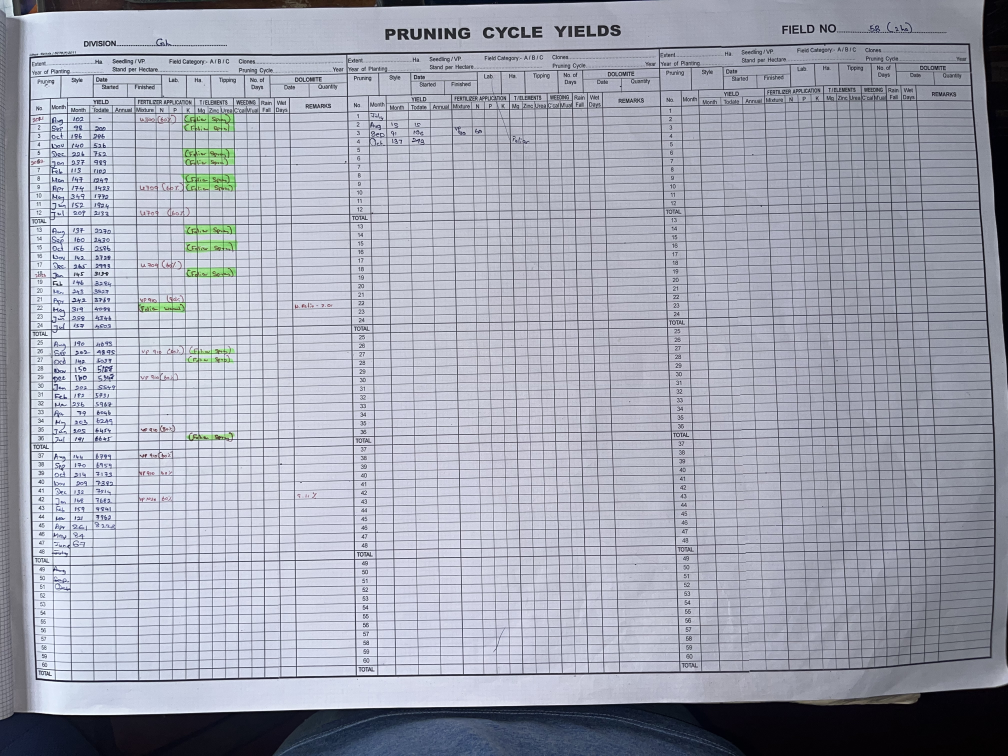
#> input picture Harsha/Images/IMG_1295.jpeg, 4032 x 3024 px (shown at 1/4 size)
$ python -i logbook_ocr_pipeline.py   (imports and definitions only)
#> lines starting #> are read from the running program, lines starting #| are printed output that depends on the picture; after the words box and inside, x2 and y2 are one past the last pixel; in counts of white or black regions, pixels touching at a corner belong together
#> further down, picture is the input picture: shape (3024, 4032, 3); mean B, G, R 178, 164.6, 161.3
import os
os.environ["PADDLE_PDX_DISABLE_MODEL_SOURCE_CHECK"] = "True"

import time, re, warnings, copy
# [1 line not run here, left out]

import cv2
import numpy as np
from pathlib import Path
from scipy.signal import find_peaks
from collections import Counter
from openpyxl import load_workbook, Workbook
from openpyxl.styles import Alignment, Border, Side, Font, PatternFill
from openpyxl.utils import get_column_letter
from paddleocr import PaddleOCR

INPUT_FOLDER  = Path("data/images")
OUTPUT_FOLDER = Path("data/output")
TEMPLATE_PATH = Path("data/template/template.xlsx")
# [1 line not run here, left out]

SHOW_DEBUG = False

OCR_MIN_CONF      = 0.20
CELL_TARGET_HPX   = 120
CELL_MAX_SCALE    = 8.0
CELL_BORDER_STRIP = 3
CELL_PAD_PX       = 8
NARROW_COLS       = {9, 10, 11, 12, 13}
NARROW_TARGET_HPX = 160
NARROW_MAX_SCALE  = 12.0

BLEED_CONF_THRESHOLD = 0.32
BLEED_PATTERNS = [r"[a-zA-Z0-9],", r"[.\-,!?]{1,3}", r"[.]{1,2}", r"[,]{2,}"]

NUMERIC_COLS      = {0, 2, 3, 4, 6, 7, 8, 9, 10, 11, 12, 13, 14, 15, 16}
TEXT_COLS         = {1, 5}
MIN_COLS_EXPECTED = 17
EXPECTED_ROWS_AFTER_SKIP = 65
TEMPLATE_HEADER_ROWS     = 6
TEMPLATE_TOTAL_LABEL     = "TOTAL"
DASH_ONLY = re.compile(r"^[.\-,]+$")

thin  = Side(style="thin",   color="000000")
thick = Side(style="medium", color="000000")
BORDER_THIN   = Border(left=thin, right=thin, top=thin, bottom=thin)
FILL_DATA     = PatternFill("solid", fgColor="FFFDE7")
FILL_TOTAL    = PatternFill("solid", fgColor="BBDEFB")
FILL_LOW_CONF = PatternFill("solid", fgColor="FFF2CC")

def _px_to_col_width(px): return max(1.0, (px - 5) / 7.0)
def _px_to_row_ht(px):    return max(5.0, px * 0.75)

# [11 lines left out: function levenshtein, not called in this run]

OCR_CONFUSION = {
    ('b','s'):0.1,('s','b'):0.1,('0','o'):0.1,('o','0'):0.1,
    ('1','l'):0.2,('l','1'):0.2,('1','i'):0.2,('i','1'):0.2,
    ('u','n'):0.2,('n','u'):0.2,('c','e'):0.2,('e','c'):0.2,
    ('a','u'):0.3,('u','a'):0.3,('v','y'):0.2,('y','v'):0.2,
    ('m','n'):0.2,('n','m'):0.2,('d','a'):0.3,('a','d'):0.3,
    ('f','t'):0.3,('t','f'):0.3,('p','r'):0.2,('r','p'):0.2,
    ('g','q'):0.1,('q','g'):0.1,('6','b'):0.1,('b','6'):0.1,
    ('4','a'):0.3,('a','4'):0.3,
}

# [59 lines left out: functions weighted_edit_distance, jaro_winkler, qgram_similarity, permterm_similarity, not called in this run]

FUZZY_WEIGHTS = {'levenshtein':0.25,'weighted_edit':0.35,'jaro_winkler':0.20,'qgram':0.12,'permterm':0.08}

# [13 lines left out: functions fuzzy_score, fuzzy_best_match, not called in this run]

MONTH_VOCAB = ['Jan','Feb','Mar','Apr','May','Jun','Jul','Aug','Sep','Oct','Nov','Dec','PR','PRN']
MONTH_VOCAB_EXTENDED = MONTH_VOCAB + ['January','February','March','April','May','June',
                                       'July','August','September','October','November','December']
MONTH_CANONICAL = {
    'January':'Jan','February':'Feb','March':'Mar','April':'Apr',
    'May':'May','June':'Jun','July':'Jul','August':'Aug',
    'September':'Sep','October':'Oct','November':'Nov','December':'Dec',
    'Jan':'Jan','Feb':'Feb','Mar':'Mar','Apr':'Apr',
    'Jun':'Jun','Jul':'Jul','Aug':'Aug','Sep':'Sep',
    'Oct':'Oct','Nov':'Nov','Dec':'Dec','PR':'PR','PRN':'PRN',
}

FERT_VOCAB = ['U-709','U-330','U-428','T-750','B/A','B/N','DAP','MOP',
              'PH-B','PH-4.99A','PH-5.24A','UT-1125']
FERT_NUM_PAT    = re.compile(r"([Uu][_\-]?|[Tt][_\-]?)(\d{2,4})")
FERT_KNOWN_NUMS = {'709':'U-709','330':'U-330','428':'U-428','750':'T-750','1125':'UT-1125'}

# [34 lines left out: functions fuzzy_match_month, fuzzy_match_fert, not called in this run]

REC_MODEL_DIR = r"C:\rec"

OCR_ENGINE = None

# [82 lines left out: functions make_ocr_engine, parse_paddle_output, run_ocr, four_point_warp, rectify_document, split_left_right, not called in this run]

def cluster_pos(pos, eps=8):
    pos=np.sort(np.unique(pos.astype(int)))
    if len(pos)==0: return pos
    groups=[[pos[0]]]
    for p in pos[1:]:
        if p-groups[-1][-1]<=eps: groups[-1].append(p)
        else: groups.append([p])
    return np.array([int(np.mean(g)) for g in groups])

def detect_grid(bgr):
    h,w=bgr.shape[:2]
#> h = 3024; w = 4032
    g=cv2.createCLAHE(2.0,(8,8)).apply(cv2.cvtColor(bgr,cv2.COLOR_BGR2GRAY))
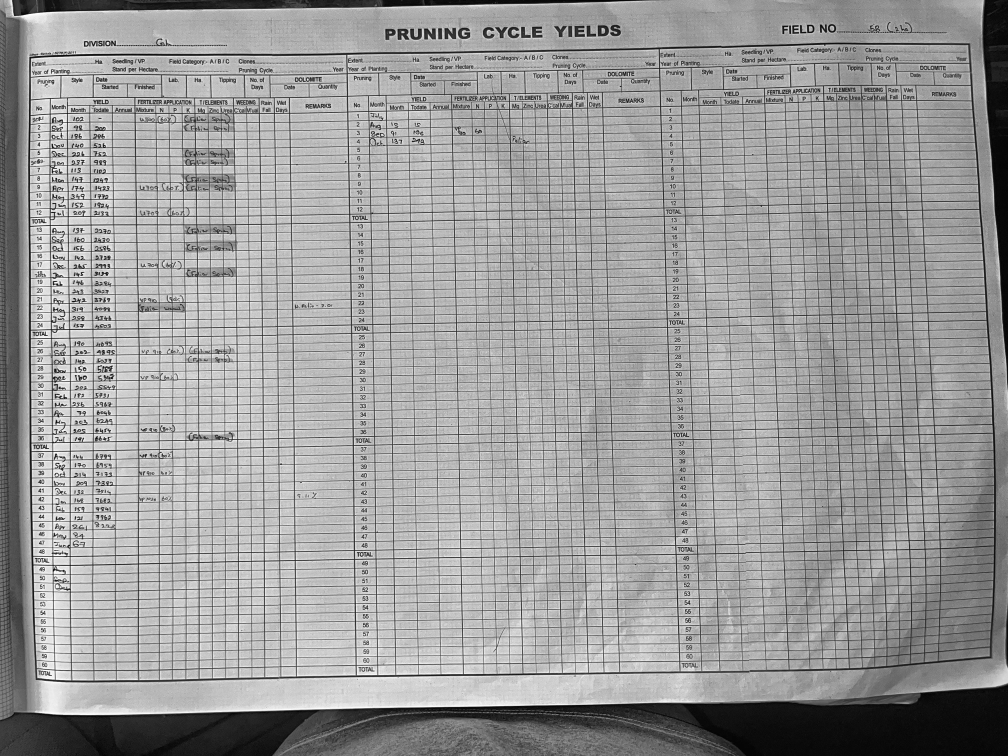
#> g: shape (3024, 4032) (shown at 1/4 size); min 0, max 255, mean 155.9
    th=cv2.adaptiveThreshold(g,255,cv2.ADAPTIVE_THRESH_GAUSSIAN_C,cv2.THRESH_BINARY_INV,31,15)
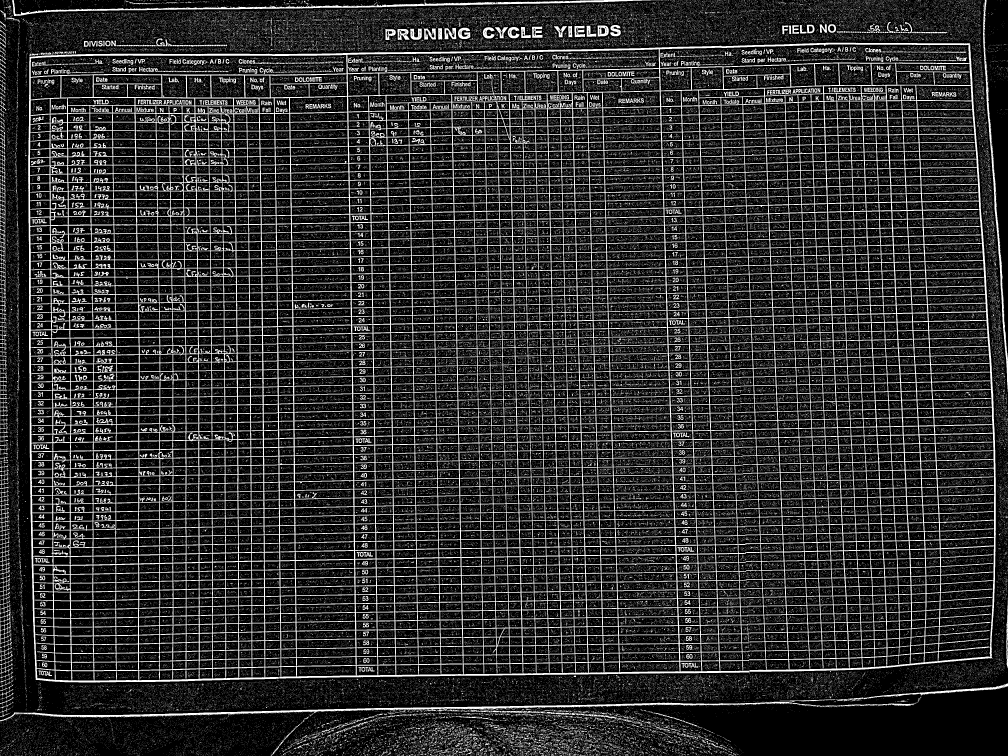
#> th: shape (3024, 4032) (shown at 1/4 size); 18.2% white; 245779 white regions (242083 under 20 px), largest, box (x1, y1, x2, y2) and area: (113, 171, 3983, 2730) 1340656, (0, 2808, 3658, 2886) 26124, (49, 0, 2640, 64) 18539
    th=cv2.morphologyEx(th,cv2.MORPH_CLOSE,np.ones((3,3),np.uint8),iterations=2)
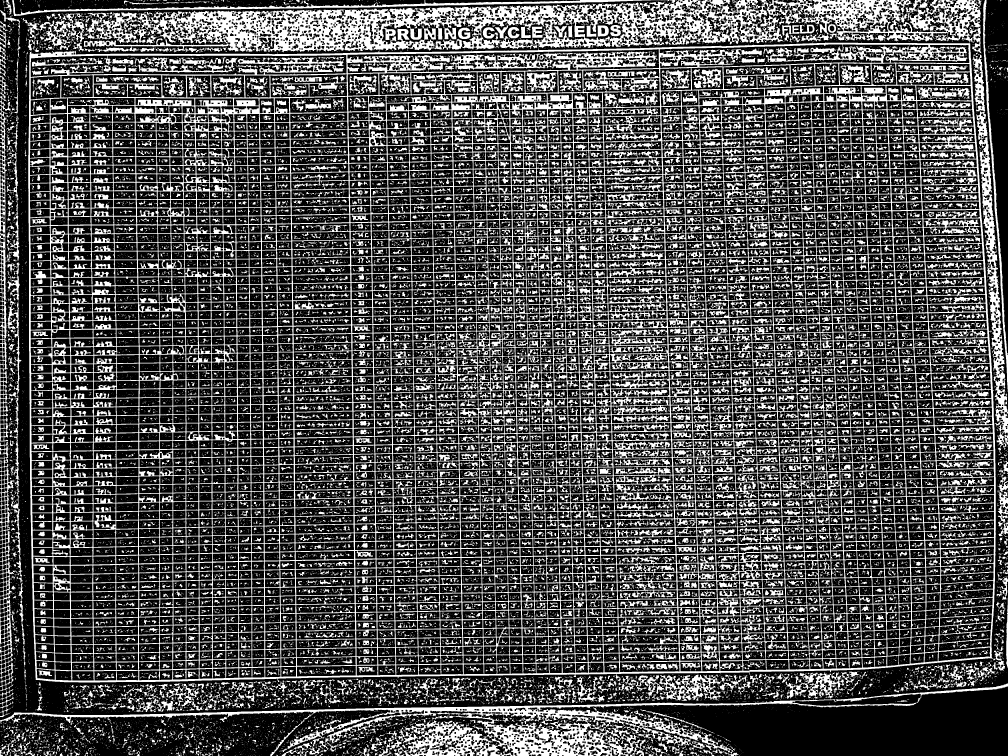
#> th: shape (3024, 4032) (shown at 1/4 size); 32% white; 26062 white regions (21770 under 20 px), largest, box (x1, y1, x2, y2) and area: (89, 0, 4032, 2795) 3028513, (0, 2686, 4032, 3024) 179839, (0, 301, 92, 2869) 53326
    hk=max(20,w//30); vk=max(20,h//30)
#> after `hk = max(20, w // 30)`: hk = 134
#> after `vk = max(20, h // 30)`: vk = 100
    hl=cv2.dilate(cv2.morphologyEx(th,cv2.MORPH_OPEN,cv2.getStructuringElement(cv2.MORPH_RECT,(hk,1))),np.ones((1,3),np.uint8))
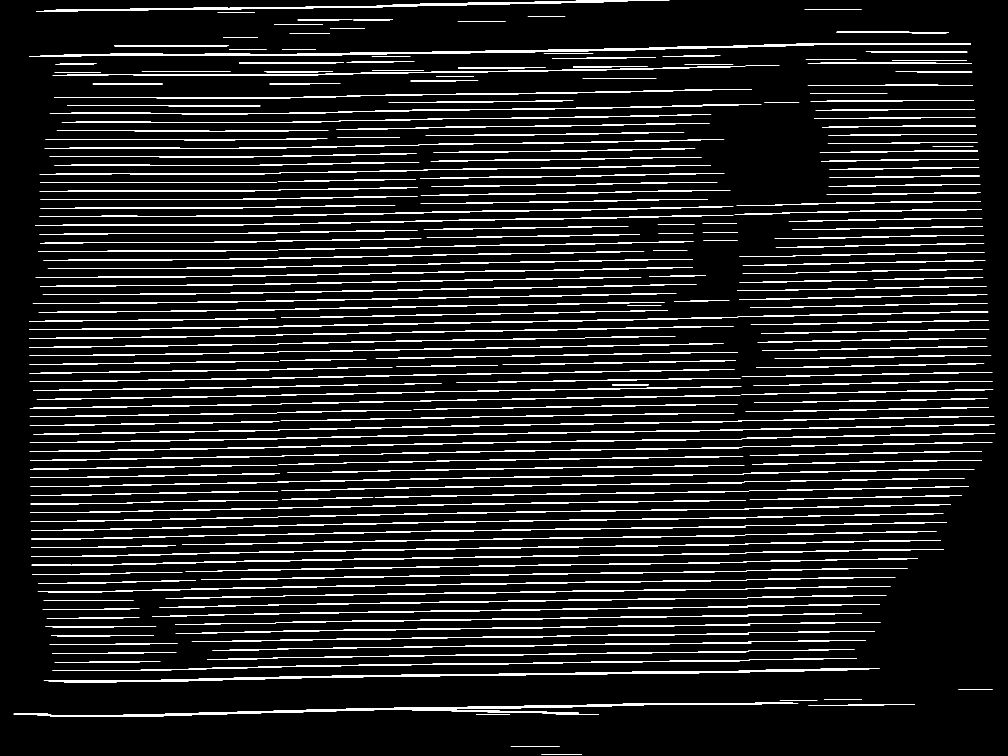
#> hl: shape (3024, 4032) (shown at 1/4 size); 6.7% white; 419 white regions, largest, box (x1, y1, x2, y2) and area: (118, 172, 3883, 227) 27454, (149, 2811, 3193, 2868) 25859, (175, 2673, 3519, 2729) 23593
    vl=cv2.dilate(cv2.morphologyEx(th,cv2.MORPH_OPEN,cv2.getStructuringElement(cv2.MORPH_RECT,(1,vk))),np.ones((3,1),np.uint8))
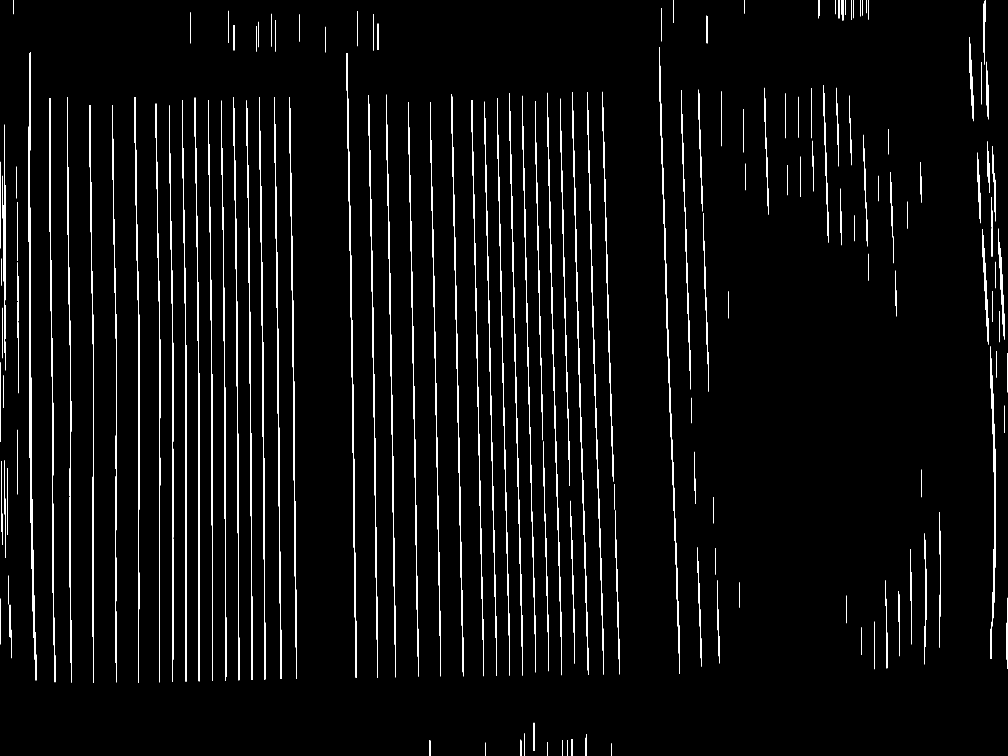
#> vl: shape (3024, 4032) (shown at 1/4 size); 2.9% white; 214 white regions, largest, box (x1, y1, x2, y2) and area: (113, 208, 145, 2722) 16423, (1387, 212, 1426, 2711) 11473, (2636, 190, 2720, 2695) 11338
    ys=[y+hh//2 for c in cv2.findContours(hl,cv2.RETR_EXTERNAL,cv2.CHAIN_APPROX_SIMPLE)[0]
        for x,y,ww,hh in [cv2.boundingRect(c)] if ww>w*0.40]
#> ys = 36 values, max 2839 at index 0, min 22 at index 35, mean 1694.7
    xs=[x+ww//2 for c in cv2.findContours(vl,cv2.RETR_EXTERNAL,cv2.CHAIN_APPROX_SIMPLE)[0]
        for x,y,ww,hh in [cv2.boundingRect(c)] if hh>h*0.40]
#> xs = 34 values, max 2678 at index 33, min 129 at index 32, mean 1348.9
    ys=cluster_pos(np.array(ys)); xs=cluster_pos(np.array(xs))
#> in cluster_pos, `pos=np.sort(np.unique(pos.astype(int)))`: pos = 36 values from 22 to 2839
#> in cluster_pos, `groups=[[pos[0]]]`: groups = [[22]]
#> the loop in cluster_pos, `for p in pos[1:]:` made 35 passes
#> p on passes 1 to 12: 199, 284, 370, 433, 847, 882, 1091, 1134, 1163, 1197, 1229, 1295
#> after the loop in cluster_pos, `for p in pos[1:]:`: groups = 36 items, first 6: [22], [199], [284], [370], [433], [847]
#> after `ys = cluster_pos(np.array(ys))`: ys = 36 values from 22 to 2839
#> the loop in cluster_pos (call 2), `for p in pos[1:]:` made 33 passes
#> p on passes 1 to 12: 209, 277, 373, 458, 549, 632, 685, 737, 789, 842, 894, 945
#> after `xs = cluster_pos(np.array(xs))`: xs = 34 values from 129 to 2678
    def border(lines,lo,hi,tol=14):
#> called with lines = array of shape (36,), lo = 0, hi = 3023, tol = 14
        l=list(lines)
#> l = 36 values from 22 to 2839
        if not l or abs(l[0]-lo)>tol: l=[lo]+l
#> l = 37 values from 0 to 2839
        if abs(l[-1]-hi)>tol: l=l+[hi]
#> l = 38 values from 0 to 3023
        return np.array(sorted(l))
    return border(ys,0,h-1), border(xs,0,w-1)

# [96 lines left out: functions enforce_min_columns, split_three_tables, auto_split_tables, is_bleed_through, scale_up, scale_up_narrow and 2 more, not called in this run]

def prep_clahe_only(gray):
    g=cv2.createCLAHE(2.5,(4,4)).apply(gray)
    return cv2.filter2D(g,-1,np.array([[0,-1,0],[-1,5,-1],[0,-1,0]]))

# [255 lines left out: functions prep_narrow_col, crop_cell, ocr_single_cell, extract_all_cells, clean_numeric_text, clean_cell_text and 7 more, not called in this run]

# [2 lines not run here, left out]

>>> import cv2
>>> picture = cv2.imread('Images/IMG_1295.jpeg')
>>> result = detect_grid(picture)
